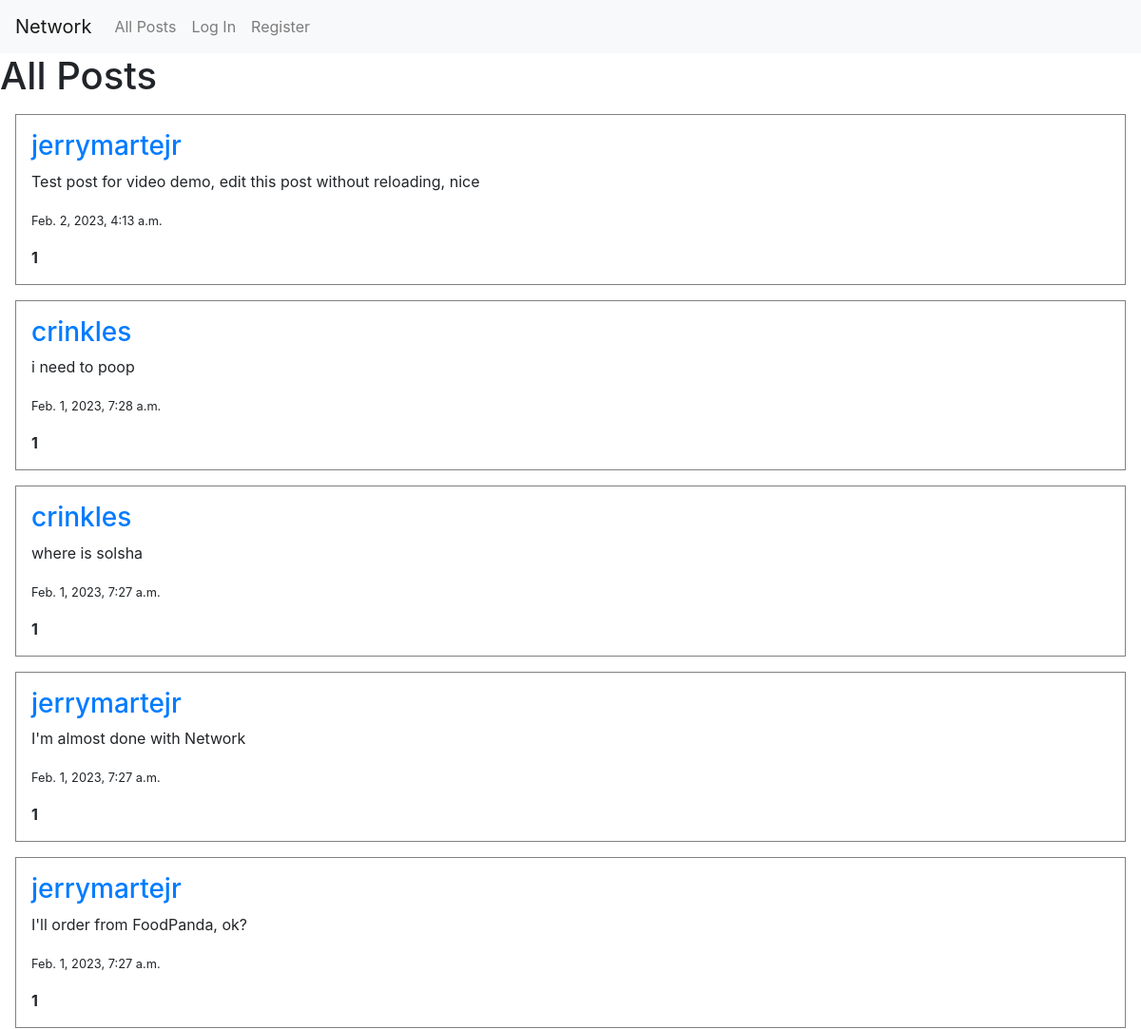
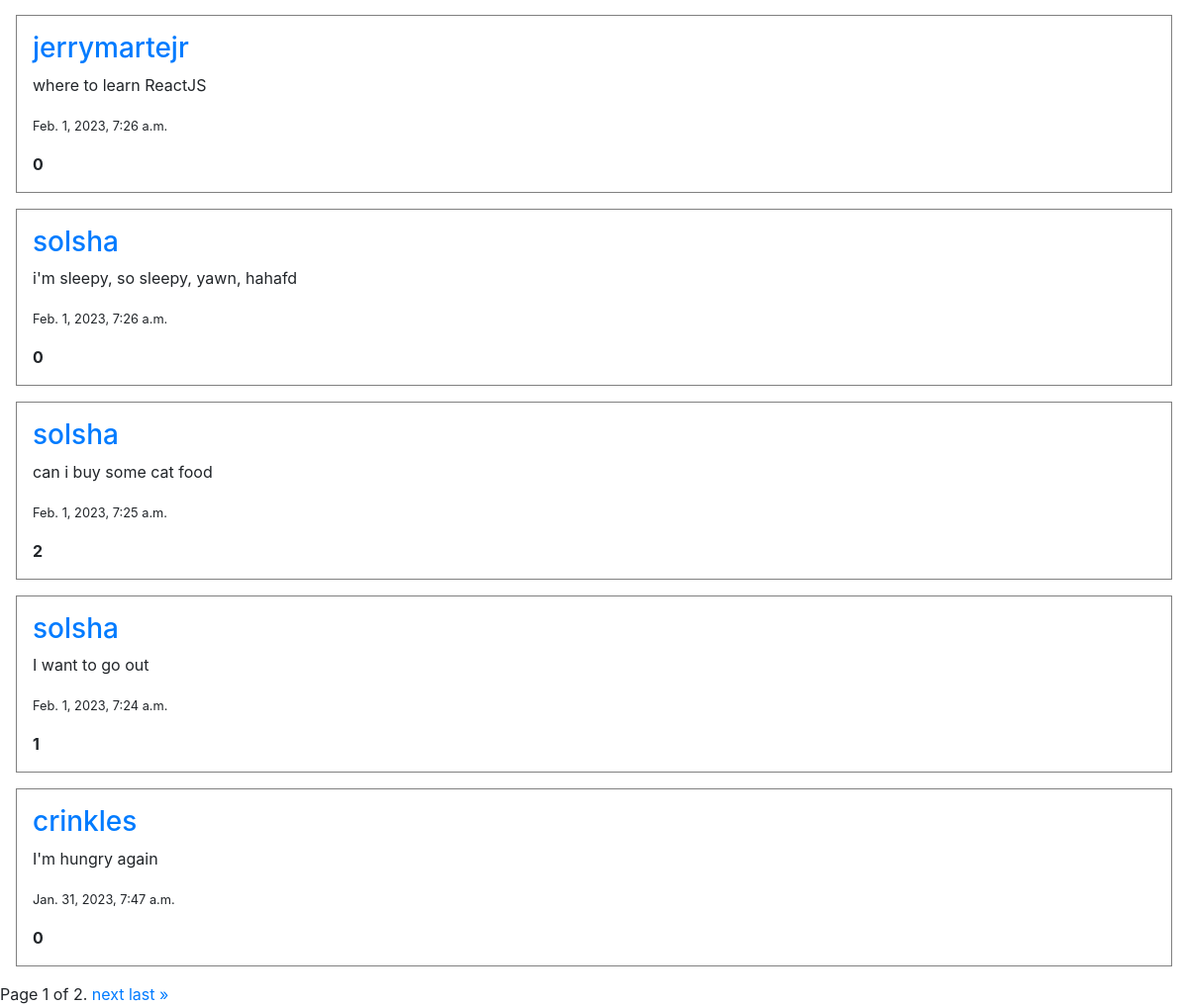
The page / on the database its author committed (2 pictures, top to bottom).
### network/models.py (models this page shows, shortened)
class Post(models.Model):
    body = models.CharField(max_length=3000)
    timestamp = models.DateTimeField(auto_now_add=True)
    user = models.ForeignKey(User, on_delete=models.CASCADE, related_name="posts")
    class Meta:
        ordering = ['-timestamp']

class User(AbstractUser):
    pass

### network/views.py (the view)
# urls.py: path("", views.index, name="index"),
def index(request):
    posts = Post.objects.all()
    paginator = Paginator(posts, 10)
    page_number = request.GET.get('page')
    page_obj = paginator.get_page(page_number)
    liked_posts = []
    user = request.user
    if user.is_authenticated:
        liked = Like.objects.filter(user=user)
        for like in liked:
            liked_posts.append(like.post)
    return render(request, "network/index.html", {
        "page_obj": page_obj,
        "liked_posts": liked_posts
    })

### network/templates/network/index.html (shortened to what this page needs)
{% extends "network/layout.html" %}
{% load static %}
{% block body %}
    <h1>All Posts</h1>
    {% for post in page_obj %}
    <div class="post">
        <a href="{% url 'profile' post.user.id %}"><h3>{{ post.user }}</h3></a>
        <div id="post">
            <p>{{ post.body }}</p>
            <p><small>{{ post.timestamp }}</small></p>
        </div>
        <b>{{ post.likes.count }}</b>
    </div>
    {% endfor %}
    <div class="pagination">
        <span class="step-links">
            <span class="current">
                Page {{ page_obj.number }} of {{ page_obj.paginator.num_pages }}.
            </span>
            {% if page_obj.has_next %}
                <a href="?page={{ page_obj.next_page_number }}">next</a>
                <a href="?page={{ page_obj.paginator.num_pages }}">last &raquo;</a>
            {% endif %}
        </span>
    </div>
{% endblock %}

### network/templates/network/layout.html (shortened to what this page needs)
{% load static %}
<!DOCTYPE html>
<html lang="en">
    <head>
        <link rel="stylesheet" href="https://stackpath.bootstrapcdn.com/bootstrap/4.4.1/css/bootstrap.min.css">
        <link href="{% static 'network/styles.css' %}" rel="stylesheet">
    </head>
    <body>
        <nav class="navbar navbar-expand-lg navbar-light bg-light">
            <a class="navbar-brand" href="{% url 'index' %}">Network</a>
            <div>
              <ul class="navbar-nav mr-auto">
                <li class="nav-item">
                  <a class="nav-link" href="{% url 'index' %}">All Posts</a>
                </li>
                {% if user.is_authenticated %}
                    <li class="nav-item">
                        <a class="nav-link" href="{% url 'following' %}">Following</a>
                    </li>
                    <li class="nav-item">
                        <a class="nav-link" href="{% url 'logout' %}">Log Out</a>
                    </li>
                {% else %}
                    <li class="nav-item">
                        <a class="nav-link" href="{% url 'login' %}">Log In</a>
                    </li>
                    <li class="nav-item">
                        <a class="nav-link" href="{% url 'register' %}">Register</a>
                    </li>
                {% endif %}
              </ul>
            </div>
          </nav>
        <div class="body">
            {% block body %}
            {% endblock %}
        </div>
    </body>
</html>

### network/static/network/styles.css (style rules this page uses)
.post { margin: 1rem; padding: 1rem; border: 1px solid gray; }

### rows shown on the page
Post: user "jerrymartejr", body "Test post for video demo, edit this post without reloading, nice", timestamp "Feb. 2, 2023, 4:13 a.m.", likes.count "1"
Post: user "crinkles", body "i need to poop", timestamp "Feb. 1, 2023, 7:28 a.m.", likes.count "1"
Post: user "crinkles", body "where is solsha", timestamp "Feb. 1, 2023, 7:27 a.m.", likes.count "1"
Post: user "jerrymartejr", body "I'm almost done with Network", timestamp "Feb. 1, 2023, 7:27 a.m.", likes.count "1"
Post: user "jerrymartejr", body "I'll order from FoodPanda, ok?", timestamp "Feb. 1, 2023, 7:27 a.m.", likes.count "1"
Post: user "jerrymartejr", body "where to learn ReactJS", timestamp "Feb. 1, 2023, 7:26 a.m.", likes.count "0"
Post: user "solsha", body "i'm sleepy, so sleepy, yawn, hahafd", timestamp "Feb. 1, 2023, 7:26 a.m.", likes.count "0"
Post: user "solsha", body "can i buy some cat food", timestamp "Feb. 1, 2023, 7:25 a.m.", likes.count "2"
Post: user "solsha", body "I want to go out", timestamp "Feb. 1, 2023, 7:24 a.m.", likes.count "1"
Post: user "crinkles", body "I'm hungry again", timestamp "Jan. 31, 2023, 7:47 a.m.", likes.count "0"

### other values the page prints
{{ page_obj.number }} "1"
{{ page_obj.paginator.num_pages }} "2"
